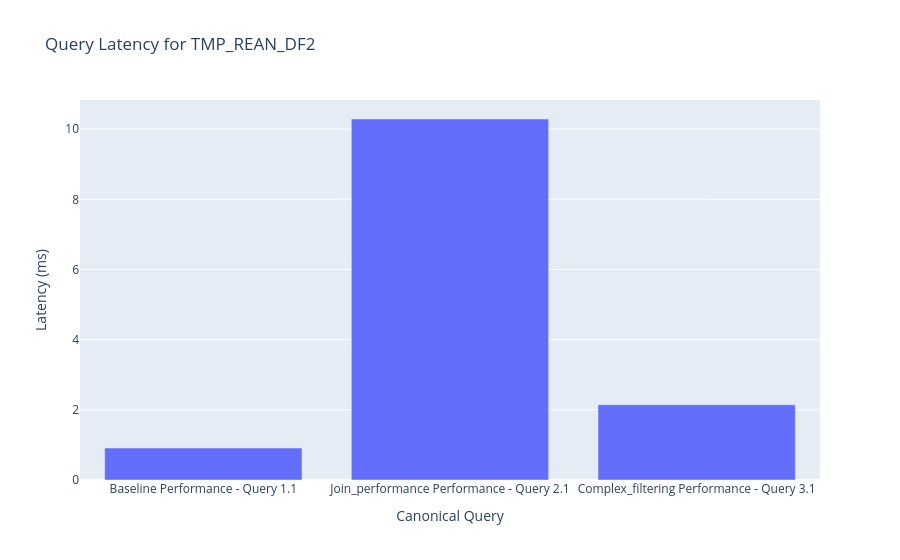

Here is the notebook cell this chart was saved with:
### Markdown cell above
### 8.1. Data, Theory & Methods

[Instructions for AI Agent]:

Describe the performance benchmark data and the methodology used to generate it.

[Sources to Use]:

- `outputs/metrics/TMP_REAN_DF2_performance_benchmarks.csv`
- `sql/canonical_queries/` directory and `_categories.json`

[Content to Include]:

- Explain that the data is sourced from `_performance_benchmarks.csv`.
- Detail the methodology: a set of three standardized, canonical queries representing different analytical workloads (baseline scan, multi-table join, complex filtering) were executed, and their latency was measured in milliseconds.
- Emphasize that the queries are database-specific (drawn from the `canonical_queries` directory) to ensure a fair and representative test of each schema's unique design.

### Code cell
display_header("Canonical Query Performance Results")

if performance_df is not None and not performance_df.empty:
    display(performance_df[['query_name', 'latency_ms', 'status']])
    
    # Plot the results for successful queries
    success_df = performance_df[performance_df['status'] == 'Success']
    if not success_df.empty:
        fig = px.bar(success_df, x='query_name', y='latency_ms',
                     title=f'Query Latency for {DATABASE_NAME}',
                     labels={'latency_ms': 'Latency (ms)', 'query_name': 'Canonical Query'})
        fig.show()
else:
    print("No performance benchmark data available.")

### Figure 1 — Plotly figure (JSON) as saved in the notebook; plotly's stock layout.template omitted (floating-point values rounded to 4 significant figures)
{"data": [{"hovertemplate": "Canonical Query=%{x}<br>Latency (ms)=%{y}<extra></extra>", "legendgroup": "", "marker": {"color": "#636efa", "pattern": {"shape": ""}}, "name": "", "orientation": "v", "showlegend": false, "textposition": "auto", "type": "bar", "x": ["Baseline Performance - Query 1.1", "Join_performance Performance - Query 2.1", "Complex_filtering Performance - Query 3.1"], "xaxis": "x", "y": [0.9123, 10.29, 2.145], "yaxis": "y"}], "layout": {"barmode": "relative", "legend": {"tracegroupgap": 0}, "title": {"text": "Query Latency for TMP_REAN_DF2"}, "xaxis": {"anchor": "y", "domain": [0, 1], "title": {"text": "Canonical Query"}}, "yaxis": {"anchor": "x", "domain": [0, 1], "title": {"text": "Latency (ms)"}}}}
